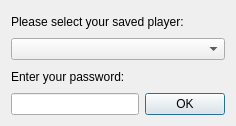
<ui version="4.0" >
 <author>Kleag</author>
 <class>QWaitedPlayerSetupDialog</class>
 <widget class="QDialog" name="QWaitedPlayerSetupDialog" >
  <property name="geometry" >
   <rect>
    <x>0</x>
    <y>0</y>
    <width>236</width>
    <height>126</height>
   </rect>
  </property>
  <property name="windowTitle" >
   <string>Saved player selection</string>
  </property>
  <layout class="QGridLayout" >
   <item row="0" column="0" colspan="2" >
    <widget class="QLabel" name="TextLabel1" >
     <property name="frameShape" >
      <enum>QFrame::NoFrame</enum>
     </property>
     <property name="text" >
      <string>Please select your saved player:</string>
     </property>
     <property name="wordWrap" >
      <bool>false</bool>
     </property>
     <property name="buddy" >
      <cstring></cstring>
     </property>
    </widget>
   </item>
   <item row="1" column="0" colspan="2" >
    <widget class="QComboBox" name="waitedPlayersCombo" >
     <property name="toolTip" >
      <string>Choose your nation</string>
     </property>
     <property name="whatsThis" >
      <string>A combo box that lists currently available nations.
Choose one of them. It will be your nation during the game</string>
     </property>
     <property name="duplicatesEnabled" >
      <bool>false</bool>
     </property>
    </widget>
   </item>
   <item row="2" column="0" >
    <widget class="QLabel" name="passwordLabel" >
     <property name="text" >
      <string>Enter your password:</string>
     </property>
     <property name="wordWrap" >
      <bool>false</bool>
     </property>
    </widget>
   </item>
   <item row="3" column="0" >
    <widget class="QLineEdit" name="passwordEdit" >
     <property name="maxLength" >
      <number>8</number>
     </property>
     <property name="echoMode" >
      <enum>QLineEdit::Password</enum>
     </property>
    </widget>
   </item>
   <item row="3" column="1" >
    <widget class="QPushButton" name="PushButton1" >
     <property name="text" >
      <string>OK</string>
     </property>
    </widget>
   </item>
  </layout>
 </widget>
 <layoutdefault spacing="6" margin="11" />
 <includes>
  <include location="local" >kpassworddialog.h</include>
 </includes>
 <resources/>
 <connections/>
</ui>
